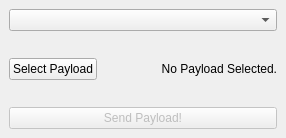
<?xml version="1.0" encoding="UTF-8"?>
<ui version="4.0">
 <class>Window</class>
 <widget class="QMainWindow" name="Window">
  <property name="geometry">
   <rect>
    <x>0</x>
    <y>0</y>
    <width>286</width>
    <height>138</height>
   </rect>
  </property>
  <property name="minimumSize">
   <size>
    <width>286</width>
    <height>138</height>
   </size>
  </property>
  <property name="maximumSize">
   <size>
    <width>286</width>
    <height>138</height>
   </size>
  </property>
  <property name="windowTitle">
   <string>FuseeQT</string>
  </property>
  <property name="windowIcon">
   <iconset resource="assets.qrc">
    <normaloff>:/icon/assets/logo.ico</normaloff>:/icon/assets/logo.ico</iconset>
  </property>
  <widget class="QWidget" name="centralwidget">
   <layout class="QVBoxLayout" name="verticalLayout">
    <item>
     <widget class="QComboBox" name="deviceSelect">
      <property name="sizePolicy">
       <sizepolicy hsizetype="MinimumExpanding" vsizetype="Fixed">
        <horstretch>0</horstretch>
        <verstretch>0</verstretch>
       </sizepolicy>
      </property>
      <property name="placeholderText">
       <string>Looking for Devices...</string>
      </property>
     </widget>
    </item>
    <item>
     <layout class="QHBoxLayout" name="selectLayout">
      <item>
       <widget class="QPushButton" name="selectButton">
        <property name="sizePolicy">
         <sizepolicy hsizetype="Fixed" vsizetype="Fixed">
          <horstretch>0</horstretch>
          <verstretch>0</verstretch>
         </sizepolicy>
        </property>
        <property name="text">
         <string>Select Payload</string>
        </property>
       </widget>
      </item>
      <item>
       <widget class="QLabel" name="selectLabel">
        <property name="text">
         <string>No Payload Selected.</string>
        </property>
        <property name="alignment">
         <set>Qt::AlignRight|Qt::AlignTrailing|Qt::AlignVCenter</set>
        </property>
       </widget>
      </item>
     </layout>
    </item>
    <item>
     <widget class="QPushButton" name="uploadButton">
      <property name="enabled">
       <bool>false</bool>
      </property>
      <property name="text">
       <string>Send Payload!</string>
      </property>
     </widget>
    </item>
   </layout>
  </widget>
 </widget>
 <resources>
  <include location="assets.qrc"/>
 </resources>
 <connections/>
</ui>
